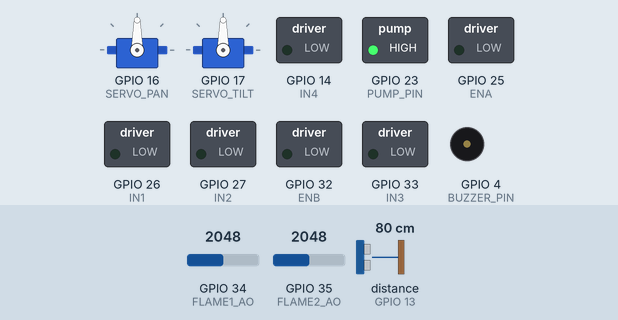
Recording of a program running on a simulated ESP32. Parts: 2 × servo, switched loads named in the program (green lamp = pin HIGH), buzzer (waves = sounding, pin HIGH). Wiring (inferred from the names in the program): ultrasonic range finder: trigger GPIO 12; echo GPIO 13. Inputs (shaded band) come from the test bench; at power-on: distance to the obstacle (sensor on GPIO 13) 80 cm, GPIO 34 (FLAME1_AO) = 2048, GPIO 35 (FLAME2_AO) = 2048. The echo pulse lasts 58.3 µs per cm; WiFi joins after 1.5 s; servers stay silent unless stated; pins used as bus, display or sensor lines are not drawn; what the program prints to the serial monitor is not drawn.

Above: at 2.8 s.
2.9 s: distance to the obstacle (sensor on GPIO 13) set to 23 cm
4.4 s: distance to the obstacle (sensor on GPIO 13) set to 18 cm
At 4.6 s:
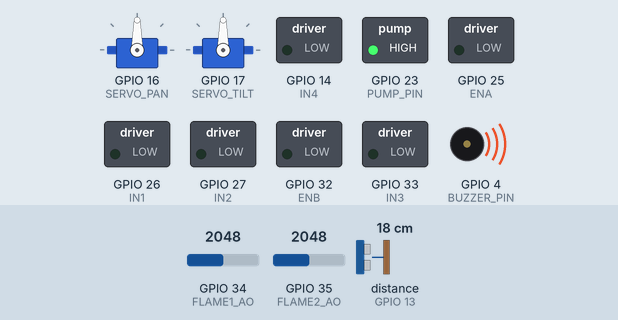
7.4 s: GPIO 34 (FLAME1_AO) set to 1973
At 8.5 s:
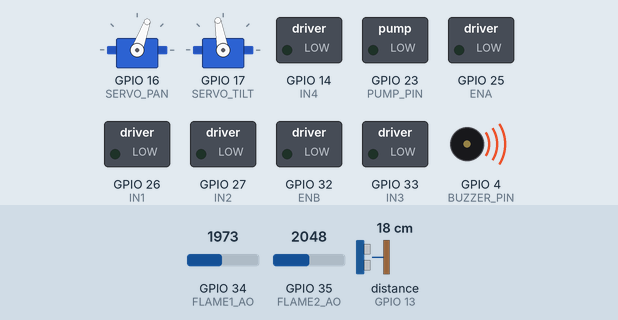
8.9 s: GPIO 35 (FLAME2_AO) set to 1965
At 10.1 s:
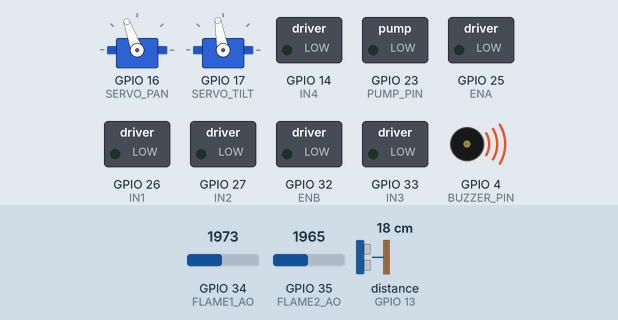
11.9 s: GPIO 35 (FLAME2_AO) set to 2040
At 13.81 s:
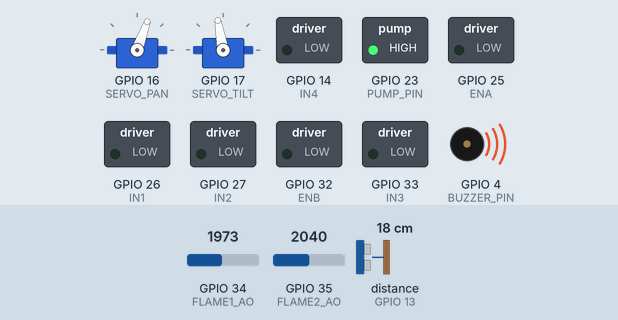
14.9 s: GPIO 34 (FLAME1_AO) set to 2040
At 15.13 s:
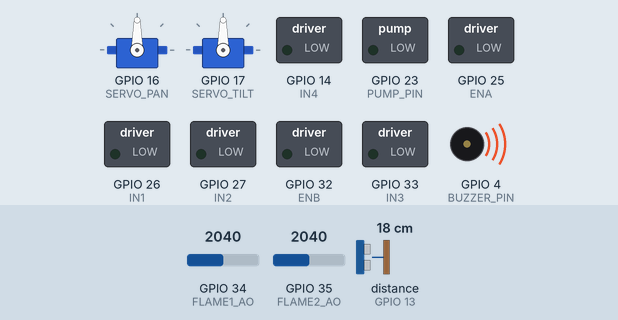
Timing chart, 0 to 18.5 s (numbered marks = the images above; inputs shaded):
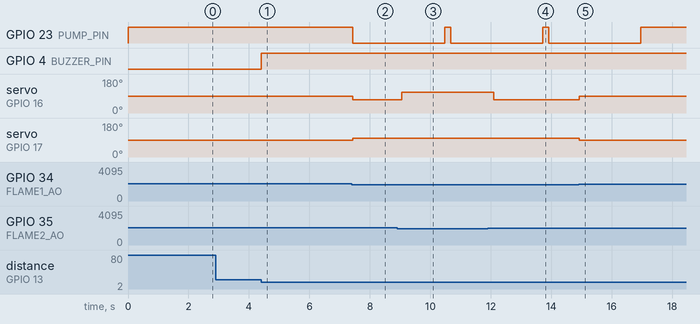

The program:

main.cpp
```cpp
#include <Arduino.h>
#include <ESPmDNS.h>

#include "WiFi_Config.h"
#include "MotorControl.h"
#include "WebHandlers.h"
#include "FlameSensor.h"
#include "PumpControl.h"
#include "Buzzer.h"
#include "Ultrasonic.h"
#include "PTZControl.h"   // Thêm PTZ control

const char* MDNS_NAME = "firetruck";

// --- Biến trạng thái ---
unsigned long lastPumpTime = 0;
bool pumping = false;

void setup() {
  Serial.begin(115200);

  // 🚗 Khởi tạo phần cứng
  motorSetup();
  flameSetup();
  pumpSetup();
  buzzerSetup();
  ultrasonicSetup();
  ptzSetup();   // ⚙️ Khởi tạo servo pan/tilt

  // 📶 Kết nối WiFi
  bool sta = startWiFiSTA();
  if (sta) {
    Serial.print("✅ WiFi STA OK, IP: ");
    Serial.println(WiFi.localIP());
    if (MDNS.begin(MDNS_NAME)) {
      MDNS.addService("http", "tcp", 80);
      Serial.printf("🌐 mDNS: http://%s.local/\n", MDNS_NAME);
    }
  } else {
    startWiFiAP();
    Serial.printf("📡 WiFi AP: %s  IP: %s\n", AP_SSID, WiFi.softAPIP().toString().c_str());
  }

  // 🌍 Web routes
  server.on("/", handleRoot);
  server.on("/f", handleForward);
  server.on("/b", handleBackward);
  server.on("/l", handleLeft);
  server.on("/r", handleRight);
  server.on("/s", handleStop);
  server.on("/speed", handleSpeed);

  // 📌 Web API điều khiển PTZ
  server.on("/servo/left", []() {
    setPan(70);  // quay trái
    server.send(200, "text/plain", "Servo Pan Left");
  });
  server.on("/servo/right", []() {
    setPan(110); // quay phải
    server.send(200, "text/plain", "Servo Pan Right");
  });
  server.on("/servo/up", []() {
    setTilt(110); // ngẩng lên
    server.send(200, "text/plain", "Servo Tilt Up");
  });
  server.on("/servo/down", []() {
    setTilt(70);  // hạ xuống
    server.send(200, "text/plain", "Servo Tilt Down");
  });

  server.onNotFound(handleNotFound);

  server.begin();
  Serial.println("🚀 Web server started!");
}

void loop() {
  server.handleClient();

  // 🚧 Kiểm tra vật cản
  long distance = getDistanceCM();
  if (distance > 0 && distance < 20) {
    Serial.printf("🚧 Vật cản! Khoảng cách: %ld cm\n", distance);
    stopAll();
    buzzerOn();
    delay(200);
    buzzerOff();
  }

  // 🔥 Kiểm tra lửa từ 2 cảm biến
  int val1 = readFlameAnalog(1);
  int val2 = readFlameAnalog(2);
  bool flame1 = (val1 < 2000);
  bool flame2 = (val2 < 2000);

  Serial.printf("Flame1=%d  Flame2=%d\n", val1, val2);

  if (flame1 || flame2) {
    Serial.println("🔥 PHÁT HIỆN LỬA!");
    stopAll();
    buzzerOn();

    if (!pumping) {
      pumpOn();
      pumping = true;
      lastPumpTime = millis();
    }

    // 🚿 Điều khiển PTZ theo cảm biến
    if (flame1) {
      setPan(70);
      setTilt(100);
    }
    if (flame2) {
      setPan(110);
      setTilt(100);
    }
  }
  else {
    buzzerOff();
    setPan(90);
    setTilt(90);
  }

  // ⏱️ Tự tắt bơm sau 3 giây
  if (pumping && millis() - lastPumpTime > 3000) {
    pumpOff();
    pumping = false;
  }
}
```

Buzzer.cpp
```cpp
#include "Buzzer.h"

void buzzerSetup() {
  pinMode(BUZZER_PIN, OUTPUT);
  digitalWrite(BUZZER_PIN, LOW); // Tắt còi ban đầu
}

void buzzerOn() {
  digitalWrite(BUZZER_PIN, HIGH);
}

void buzzerOff() {
  digitalWrite(BUZZER_PIN, LOW);
}
```

Buzzer.h
```cpp
#ifndef BUZZER_H
#define BUZZER_H

#include <Arduino.h>

// Định nghĩa chân còi
#define BUZZER_PIN 4

// Khởi tạo chân còi
void buzzerSetup();

// Bật còi
void buzzerOn();

// Tắt còi
void buzzerOff();

#endif
```

Env.cpp
```cpp
const char* wifi = "KTX-H05";
const char* pwd = "@Concac123";
```

FlameSensor.cpp
```cpp
#include "FlameSensor.h"

void flameSetup() {
  // Analog input (có thể bỏ, nhưng thêm cho rõ ràng)
  pinMode(FLAME1_AO, INPUT);
  pinMode(FLAME2_AO, INPUT);
}

// Trả về true nếu phát hiện lửa (AO < threshold)
bool isFlameDetected(int sensor, int threshold) {
  int value = readFlameAnalog(sensor);
  if (value < 0) return false; // nhập sai sensor

  // Debug giá trị để dễ điều chỉnh ngưỡng
  Serial.printf("🔥 FlameSensor %d analog = %d\n", sensor, value);

  return (value < threshold);
}

// Đọc giá trị analog từ cảm biến
int readFlameAnalog(int sensor) {
  if (sensor == 1) {
    return analogRead(FLAME1_AO);
  } else if (sensor == 2) {
    return analogRead(FLAME2_AO);
  }
  return -1; // nếu nhập sai sensor
}
```

FlameSensor.h
```cpp
#ifndef FLAMESENSOR_H
#define FLAMESENSOR_H

#include <Arduino.h>

// Định nghĩa chân cảm biến lửa (AO = Analog Output)
#define FLAME1_AO 34   // Cảm biến lửa bên trái
#define FLAME2_AO 35   // Cảm biến lửa bên phải
// ⚠️ Nếu muốn dùng GPIO36 thì đổi ở đây thành 36

// Khởi tạo cảm biến lửa
void flameSetup();

// Kiểm tra có lửa hay không (dựa trên ngưỡng analog)
bool isFlameDetected(int sensor, int threshold = 2000);

// Đọc giá trị analog từ cảm biến
int readFlameAnalog(int sensor);

#endif
```

MotorControl.cpp
```cpp
#include "MotorControl.h"

int speedValue = 200; // mặc định

void motorSetup() {
  pinMode(IN1, OUTPUT); pinMode(IN2, OUTPUT);
  pinMode(IN3, OUTPUT); pinMode(IN4, OUTPUT);

  ledcSetup(PWM_CH_LEFT,  PWM_FREQ, PWM_RES_BIT);
  ledcSetup(PWM_CH_RIGHT, PWM_FREQ, PWM_RES_BIT);
  ledcAttachPin(ENA, PWM_CH_LEFT);
  ledcAttachPin(ENB, PWM_CH_RIGHT);

  stopAll();
}

void applySpeed() {
  ledcWrite(PWM_CH_LEFT,  speedValue);
  ledcWrite(PWM_CH_RIGHT, speedValue);
}

void stopAll() {
  digitalWrite(IN1, LOW); digitalWrite(IN2, LOW);
  digitalWrite(IN3, LOW); digitalWrite(IN4, LOW);
  ledcWrite(PWM_CH_LEFT,  0);
  ledcWrite(PWM_CH_RIGHT, 0);
}

void forward() {
  digitalWrite(IN1, HIGH); digitalWrite(IN2, LOW);
  digitalWrite(IN3, HIGH); digitalWrite(IN4, LOW);
  applySpeed();
}

void backward() {
  digitalWrite(IN1, LOW); digitalWrite(IN2, HIGH);
  digitalWrite(IN3, LOW); digitalWrite(IN4, HIGH);
  applySpeed();
}

void left() {
  digitalWrite(IN1, LOW); digitalWrite(IN2, HIGH);
  digitalWrite(IN3, HIGH); digitalWrite(IN4, LOW);
  applySpeed();
}

void right() {
  digitalWrite(IN1, HIGH); digitalWrite(IN2, LOW);
  digitalWrite(IN3, LOW); digitalWrite(IN4, HIGH);
  applySpeed();
}
```

MotorControl.h
```cpp
#ifndef MOTORCONTROL_H
#define MOTORCONTROL_H

#include <Arduino.h>

// Chân L298N
#define ENA 25
#define IN1 26
#define IN2 27
#define ENB 32
#define IN3 33


#define IN4 14

// PWM
const int PWM_CH_LEFT  = 0;
const int PWM_CH_RIGHT = 1;
const int PWM_FREQ     = 1000;
const int PWM_RES_BIT  = 8;

extern int speedValue;

void motorSetup();
void applySpeed();
void stopAll();
void forward();
void backward();
void left();
void right();

#endif
```

PTZControl.cpp
```cpp
#include "PTZControl.h"

Servo servoPan;
Servo servoTilt;

void ptzSetup() {
  servoPan.attach(SERVO_PAN);
  servoTilt.attach(SERVO_TILT);

  // Về vị trí trung tâm
  setPan(90);
  setTilt(90);
}

void setPan(int angle) {
  angle = constrain(angle, 0, 180);
  servoPan.write(angle);
}

void setTilt(int angle) {
  angle = constrain(angle, 0, 180);
  servoTilt.write(angle);
}
```

PTZControl.h
```cpp
#ifndef PTZCONTROL_H
#define PTZCONTROL_H

#include <Arduino.h>
#include <ESP32Servo.h>

// Chân servo
#define SERVO_PAN  16   // servo xoay ngang
#define SERVO_TILT 17   // servo xoay dọc

void ptzSetup();
void setPan(int angle);   // góc 0–180
void setTilt(int angle);  // góc 0–180

#endif
```

PumpControl.cpp
```cpp
#include "PumpControl.h"

static bool s_isOn = false;
static bool s_timed = false;
static uint32_t s_start = 0;
static uint32_t s_duration = 0;

static inline void writePump(bool on) {
  if (PUMP_ACTIVE_LOW) {
    digitalWrite(PUMP_PIN, on ? LOW : HIGH);
  } else {
    digitalWrite(PUMP_PIN, on ? HIGH : LOW);
  }
  s_isOn = on;
}

void pumpSetup() {
  pinMode(PUMP_PIN, OUTPUT);

  // 🚨 Đảm bảo relay luôn tắt khi khởi động
  if (PUMP_ACTIVE_LOW) {
    digitalWrite(PUMP_PIN, HIGH);
  } else {
    digitalWrite(PUMP_PIN, LOW);
  }

  s_isOn = false;
  s_timed = false;
}

void pumpOn() {
  s_timed = false;
  writePump(true);
}

void pumpOff() {
  s_timed = false;
  writePump(false);
}

bool pumpIsOn() {
  return s_isOn;
}

void pumpRunFor(uint32_t duration_ms) {
  s_duration = duration_ms;
  s_start = millis();
  s_timed = true;
  writePump(true);
}

void pumpTick() {
  if (s_timed) {
    uint32_t now = millis();
    if ((uint32_t)(now - s_start) >= s_duration) {
      writePump(false);
      s_timed = false;
    }
  }
}
```

PumpControl.h
```cpp
#ifndef PUMP_CONTROL_H
#define PUMP_CONTROL_H

#include <Arduino.h>

// Chân điều khiển relay bơm
#ifndef PUMP_PIN
#define PUMP_PIN 23
#endif

// Nếu relay là loại LOW = bật thì để true, nếu HIGH = bật thì để false
#ifndef PUMP_ACTIVE_LOW
#define PUMP_ACTIVE_LOW true
#endif

void pumpSetup();          // gọi trong setup()
void pumpOn();             // bật bơm
void pumpOff();            // tắt bơm
bool pumpIsOn();           // kiểm tra trạng thái

// Bật bơm trong 1 khoảng thời gian (ms) không chặn chương trình
void pumpRunFor(uint32_t duration_ms);
void pumpTick();           // gọi trong loop()

#endif
```

Ultrasonic.cpp
```cpp
#include "Ultrasonic.h"

void ultrasonicSetup() {
  pinMode(TRIG_PIN, OUTPUT);
  pinMode(ECHO_PIN, INPUT);
  digitalWrite(TRIG_PIN, LOW);
}

long getDistanceCM() {
  // Gửi xung 10µs
  digitalWrite(TRIG_PIN, LOW);
  delayMicroseconds(2);
  digitalWrite(TRIG_PIN, HIGH);
  delayMicroseconds(10);
  digitalWrite(TRIG_PIN, LOW);

  // Đo độ rộng xung Echo
  long duration = pulseIn(ECHO_PIN, HIGH, 30000); // timeout 30ms ~ 5m

  // Tính khoảng cách (cm)
  long distance = duration * 0.0343 / 2;

  return distance; // trả về -1 nếu timeout
}
```

Ultrasonic.h
```cpp
#ifndef ULTRASONIC_H
#define ULTRASONIC_H

#include <Arduino.h>

// Định nghĩa chân cảm biến
#define TRIG_PIN 12
#define ECHO_PIN 13

void ultrasonicSetup();      // Khởi tạo chân
long getDistanceCM();        // Đo khoảng cách cm

#endif
```

WebHandlers.cpp
```cpp
#include "WebHandlers.h"
#include "MotorControl.h"

WebServer server(80);

const char INDEX_HTML[] PROGMEM = R"HTML(
<!doctype html>
<html lang="vi">
<head>
<meta charset="UTF-8">

<meta name="viewport" content="width=device-width, initial-scale=1">
<title>FireTruck Controller</title>
<style>
  body { font-family: system-ui, sans-serif; margin: 20px; text-align:center; }
  .grid { display:grid; grid-template-columns:repeat(3, 1fr); gap:12px; max-width:420px; margin:0 auto; }
  button { padding:16px; font-size:18px; border-radius:12px; border:1px solid #ddd; }
  .wide { grid-column: span 3; }
  .speed { margin-top:18px; }
  .badge { margin:8px 0; font-size:14px; color:#555;}
</style>
</head>
<body>
  <h2>🚒 Điều khiển xe</h2>
  <div class="badge">Chạm & giữ để chạy, thả để dừng</div>
  <div class="grid">
    <div></div>
    <button id="btnF">Tiến</button>
    <div></div>
    <button id="btnL">Trái</button>
    <button id="btnS" class="stop">Dừng</button>
    <button id="btnR">Phải</button>
    <div></div>
    <button id="btnB">Lùi</button>
    <div></div>
    <button id="btnStopWide" class="wide">DỪNG KHẨN</button>
  </div>

  <div class="speed">
    <p>Tốc độ: <span id="sp"></span></p>
    <input id="spd" type="range" min="0" max="255" value="200">
  </div>

<script>
function press(endpoint){ fetch(endpoint).catch(()=>{}); }
function bindHold(btnId, endpoint){
  const el = document.getElementById(btnId);
  const start = ()=>press(endpoint);
  const stop  = ()=>press('/s');
  ['mousedown','touchstart'].forEach(ev=>el.addEventListener(ev, e=>{e.preventDefault(); start();}));
  ['mouseup','mouseleave','touchend','touchcancel'].forEach(ev=>el.addEventListener(ev, e=>{e.preventDefault(); stop();}));
}
bindHold('btnF','/f');
bindHold('btnB','/b');
bindHold('btnL','/l');
bindHold('btnR','/r');
document.getElementById('btnS').addEventListener('click', ()=>press('/s'));
document.getElementById('btnStopWide').addEventListener('click', ()=>press('/s'));
const sp = document.getElementById('sp');
const sl = document.getElementById('spd');
sp.textContent = sl.value;
let t=null;
sl.addEventListener('input', ()=>{
  sp.textContent = sl.value;
  if(t) clearTimeout(t);
  t = setTimeout(()=>fetch('/speed?v='+sl.value).catch(()=>{}), 120);
});
</script>
</body>
</html>
)HTML";

void handleRoot(){ server.send_P(200, "text/html", INDEX_HTML); }
void handleForward(){ forward(); server.send(200,"text/plain","OK"); }
void handleBackward(){ backward(); server.send(200,"text/plain","OK"); }
void handleLeft(){ left(); server.send(200,"text/plain","OK"); }
void handleRight(){ right(); server.send(200,"text/plain","OK"); }
void handleStop(){ stopAll(); server.send(200,"text/plain","OK"); }
void handleSpeed(){
  if (server.hasArg("v")) {
    int v = server.arg("v").toInt();
    v = constrain(v, 0, 255);
    speedValue = v;
    applySpeed();
    server.send(200,"text/plain",String(speedValue));
  } else {
    server.send(400,"text/plain","missing v");
  }
}
void handleNotFound(){ server.send(404, "text/plain", "Not found"); }
```

WebHandlers.h
```cpp
#ifndef WEBHANDLERS_H
#define WEBHANDLERS_H

#include <WebServer.h>

extern WebServer server;
extern const char INDEX_HTML[] PROGMEM;

void handleRoot();
void handleForward();
void handleBackward();
void handleLeft();
void handleRight();
void handleStop();
void handleSpeed();
void handleNotFound();

#endif
```

WiFi_Config.cpp
```cpp
#include "WiFi_Config.h"
#include"Env.cpp"

const char* STA_SSID = wifi;
const char* STA_PASS = pwd;
const char* AP_SSID  = "FIRETRUCK_AP";
const char* AP_PASS  = "12345678";

bool startWiFiSTA() {
    WiFi.mode(WIFI_STA);
    WiFi.begin(STA_SSID, STA_PASS);
    unsigned long start = millis();
    while (WiFi.status() != WL_CONNECTED && millis() - start < 8000) {
        delay(200);
    }
    return WiFi.status() == WL_CONNECTED;
}

void startWiFiAP() {
    WiFi.mode(WIFI_AP);
    WiFi.softAP(AP_SSID, AP_PASS);
}
```

WiFi_Config.h
```cpp
#ifndef WIFI_CONFIG_H
#define WIFI_CONFIG_H

#include <WiFi.h>

// Cấu hình WiFi
extern const char* STA_SSID;
extern const char* STA_PASS;
extern const char* AP_SSID;
extern const char* AP_PASS;

// Khởi tạo WiFi Station (kết nối router), trả về true nếu OK
bool startWiFiSTA();

// Khởi tạo WiFi Access Point
void startWiFiAP();

#endif
```

Measured:
- the behaviour switches between 21 and 20 cm on distance to the obstacle (sensor on GPIO 13) (found by bisection; images 0 and 1)
- the behaviour switches between 2000 and 1999 on GPIO 34 (FLAME1_AO) (found by bisection; images 1 and 2)
- the behaviour switches between 2000 and 1999 on GPIO 35 (FLAME2_AO) (found by bisection; images 2 and 3)
- after the input at 2.9 s, every drawn part: stays the same
- after the input at 4.4 s, GPIO 4 (BUZZER_PIN): LOW → HIGH at once
- after the input at 7.4 s, GPIO 23 (PUMP_PIN): HIGH → LOW at once; servo on GPIO 16 (SERVO_PAN): 90° → 70° at once; servo on GPIO 17 (SERVO_TILT): 90° → 100° at once
- after the input at 8.9 s, servo on GPIO 16 (SERVO_PAN): 70° → 110° after 0.16 s
- after the input at 11.9 s, servo on GPIO 16 (SERVO_PAN): 110° → 70° after 0.19 s
- after the input at 14.9 s, GPIO 23 (PUMP_PIN): goes on until 17.0 s, then stays HIGH; servo on GPIO 16 (SERVO_PAN): 70° → 90° at once; servo on GPIO 17 (SERVO_TILT): 100° → 90° at once
